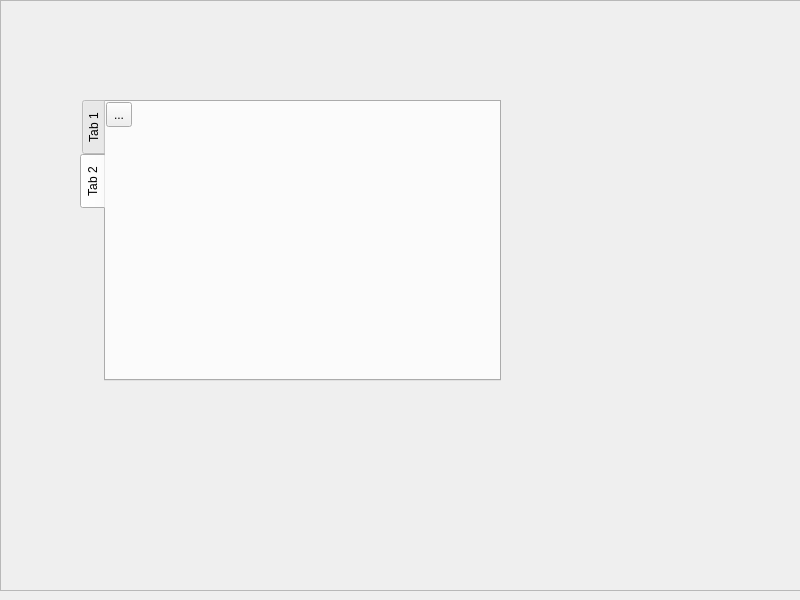
<?xml version="1.0" encoding="UTF-8"?>
<ui version="4.0">
 <class>Dialog</class>
 <widget class="QDialog" name="Dialog">
  <property name="geometry">
   <rect>
    <x>0</x>
    <y>0</y>
    <width>800</width>
    <height>600</height>
   </rect>
  </property>
  <property name="windowTitle">
   <string>Dialog</string>
  </property>
  <widget class="QFrame" name="frame">
   <property name="geometry">
    <rect>
     <x>0</x>
     <y>0</y>
     <width>801</width>
     <height>591</height>
    </rect>
   </property>
   <property name="autoFillBackground">
    <bool>true</bool>
   </property>
   <property name="frameShape">
    <enum>QFrame::StyledPanel</enum>
   </property>
   <property name="frameShadow">
    <enum>QFrame::Raised</enum>
   </property>
   <widget class="QTabWidget" name="tabWidget">
    <property name="geometry">
     <rect>
      <x>80</x>
      <y>100</y>
      <width>421</width>
      <height>281</height>
     </rect>
    </property>
    <property name="tabPosition">
     <enum>QTabWidget::West</enum>
    </property>
    <property name="tabShape">
     <enum>QTabWidget::Rounded</enum>
    </property>
    <property name="currentIndex">
     <number>1</number>
    </property>
    <property name="elideMode">
     <enum>Qt::ElideRight</enum>
    </property>
    <property name="documentMode">
     <bool>false</bool>
    </property>
    <property name="tabsClosable">
     <bool>false</bool>
    </property>
    <property name="movable">
     <bool>false</bool>
    </property>
    <widget class="QWidget" name="tab">
     <attribute name="title">
      <string>Tab 1</string>
     </attribute>
    </widget>
    <widget class="QWidget" name="tab_2">
     <attribute name="title">
      <string>Tab 2</string>
     </attribute>
     <widget class="QToolButton" name="toolButton">
      <property name="geometry">
       <rect>
        <x>0</x>
        <y>0</y>
        <width>26</width>
        <height>25</height>
       </rect>
      </property>
      <property name="text">
       <string>...</string>
      </property>
     </widget>
    </widget>
   </widget>
  </widget>
 </widget>
 <resources/>
 <connections/>
</ui>
